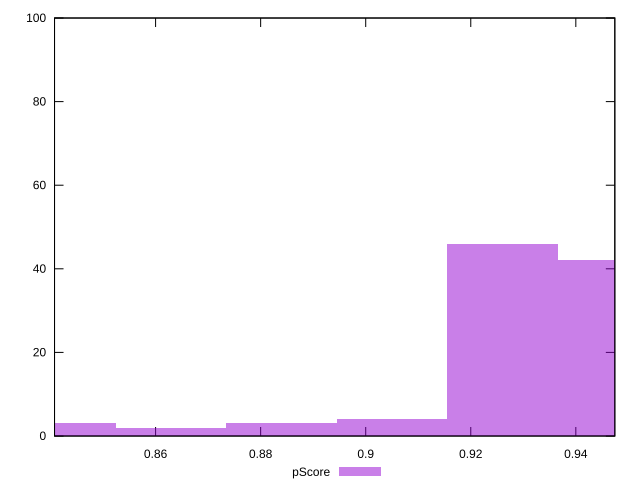

The gnuplot source for this figure:
reset

$pScore <<EOF
0.8839530386397826 3
0.9260460404797722 46
0.8418600367997929 3
0.9470925413997671 42
0.9049995395597774 4
0.8629065377197878 2
EOF

set key outside below
set boxwidth 0.021046500919994823
set xrange [0.8407605979103826:0.9474238190711997]
set yrange [0:100]
set trange [0:100]
set style fill transparent solid 0.5 noborder
set terminal svg size 640, 490 enhanced background rgb 'white'
set output "report_00009_2021-02-08T22-37-41.559Z/bootup-time/samples/pages+cached/pScore/histogram.svg"

plot $pScore title "pScore" with boxes

reset
